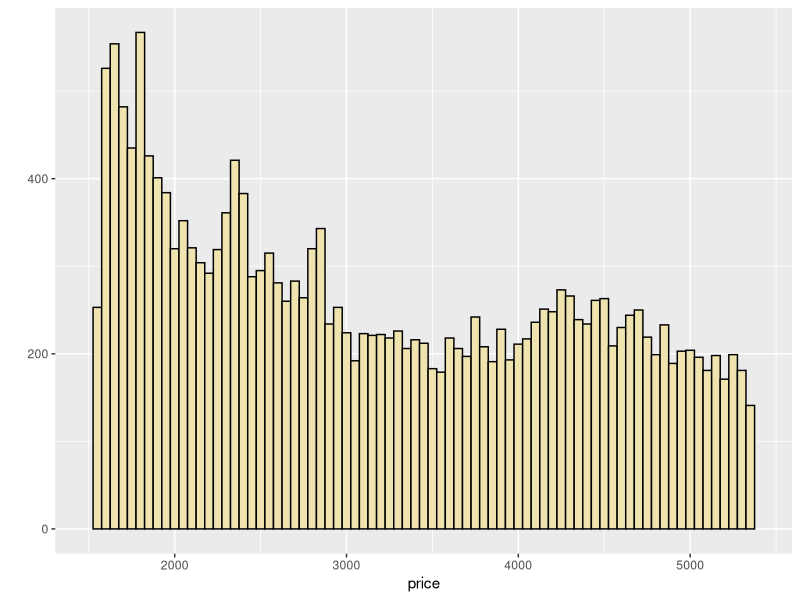
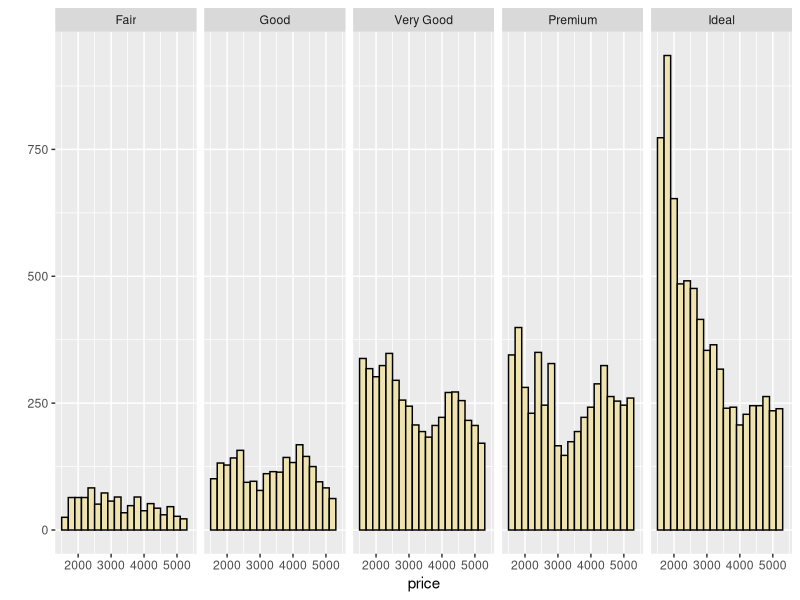
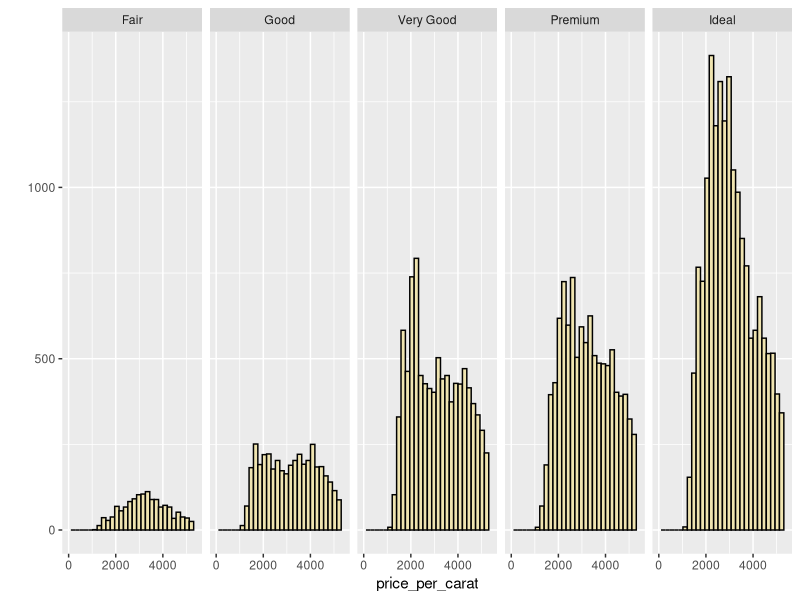
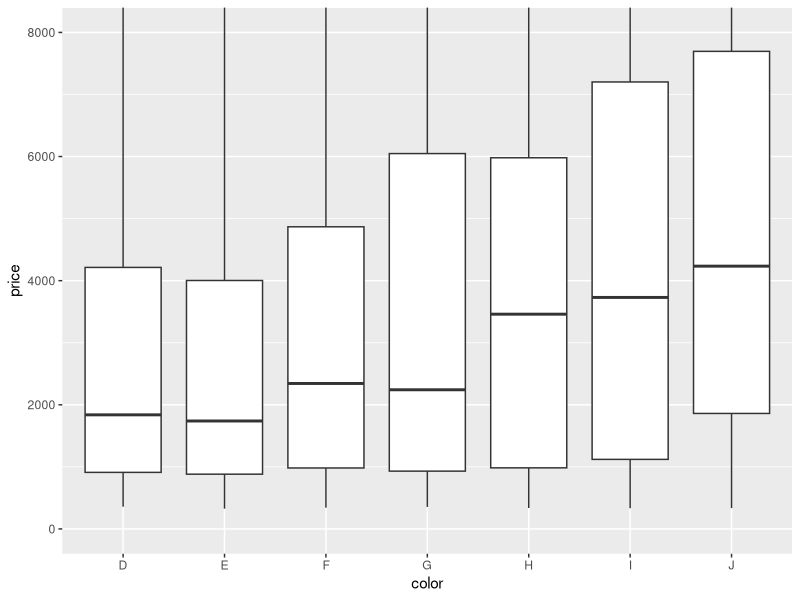
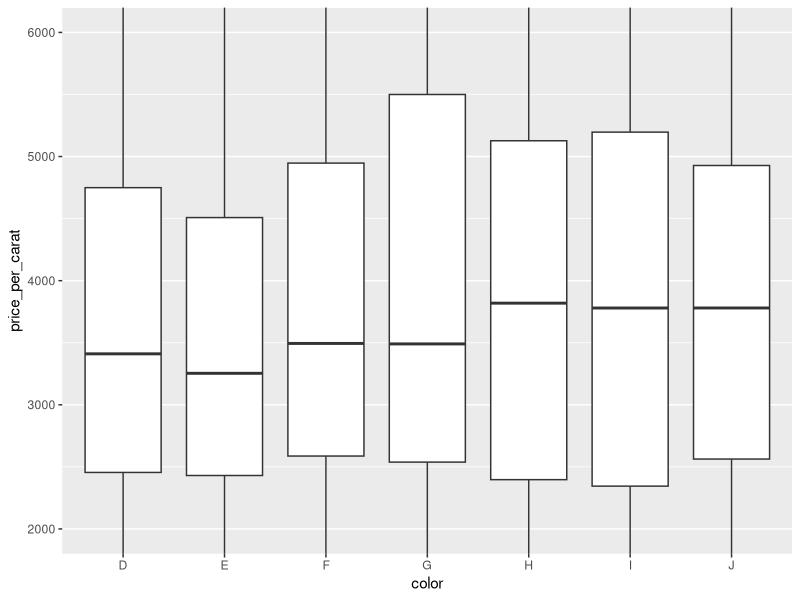
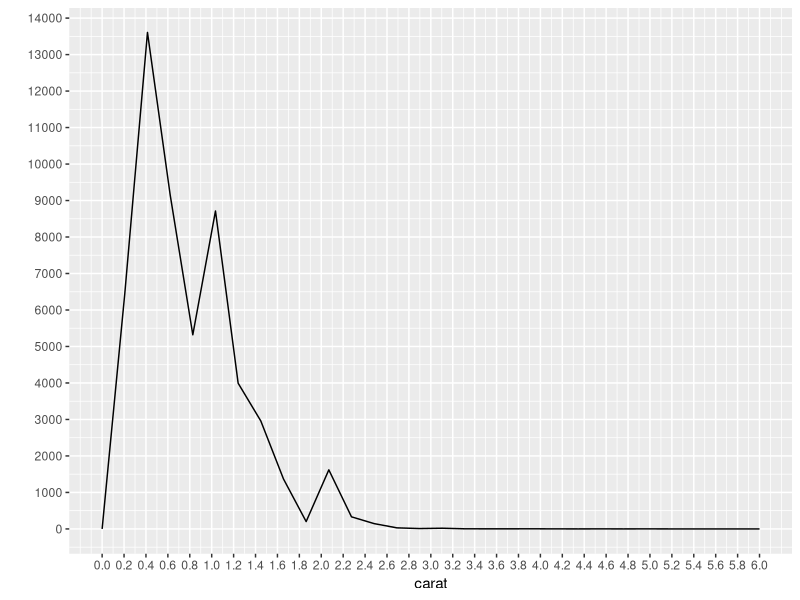

The R source for these figures, in order: (Note: this script raises an error after producing the figures.)
## ---- chunk 1
knitr::opts_chunk$set(echo = TRUE)
## ---- chunk 2
library(ggplot2)
data(diamonds)
## ---- chunk 3
?diamonds
summary(diamonds)
str(diamonds)
nrow(diamonds)    #observations
levels(diamonds$color)



## ---- chunk 4
qplot(data = diamonds, x= price, binwidth = 50, 
      color = I('#000000'), fill = I('#EFE4B0')) +
  scale_x_continuous(limits = c(1500, 5400))

summary(diamonds$price)

## ---- chunk 5
nrow(subset(diamonds, price<500))
nrow(subset(diamonds, price<250))
nrow(subset(diamonds, price>=15000))

## ---- chunk 6
qplot(data = diamonds, x= price, binwidth = 200, 
      color = I('#000000'), fill = I('#EFE4B0')) +
  scale_x_continuous(limits = c(1500, 5400)) +
  facet_wrap(~cut, ncol=5)

by(diamonds$price, diamonds$cut, summary)


## ---- chunk 7
price_per_carat = diamonds$price/diamonds$carat
length(price_per_carat)

qplot(data = diamonds, x= price_per_carat, 
      color = I('#000000'), fill = I('#EFE4B0')) +
  scale_x_continuous(limits = c(0, 5400)) +
  facet_wrap(~cut, ncol=5) 
  

## ---- chunk 8

qplot(data = diamonds, x= color, y = price, geom = "boxplot") + 
  coord_cartesian(ylim= c(0, 8000))

by(diamonds$price, diamonds$color, summary)

## ---- chunk 9

price_per_carat = diamonds$price/diamonds$carat

qplot(data = diamonds, x= color, y = price_per_carat, geom = "boxplot") + 
  coord_cartesian(ylim= c(2000, 6000))


## ---- chunk 10


qplot(data = diamonds, x= carat, geom = "freqpoly") + 
  scale_x_continuous(limits = c(0, 6),
                     breaks = seq(0, 6, 0.2)) + 
  scale_y_continuous(breaks = seq(0, 20000, 1000))

## ---- chunk 11
average_age_billionair <- read.csv("Indicator_Average age.xlsx")

str(average_age_billionair)
qplot(data = diamonds, x= carat, geom = "freqpoly") + 
  scale_x_continuous(limits = c(0, 6),
                     breaks = seq(0, 6, 0.2)) + 
  scale_y_continuous(breaks = seq(0, 20000, 1000))

